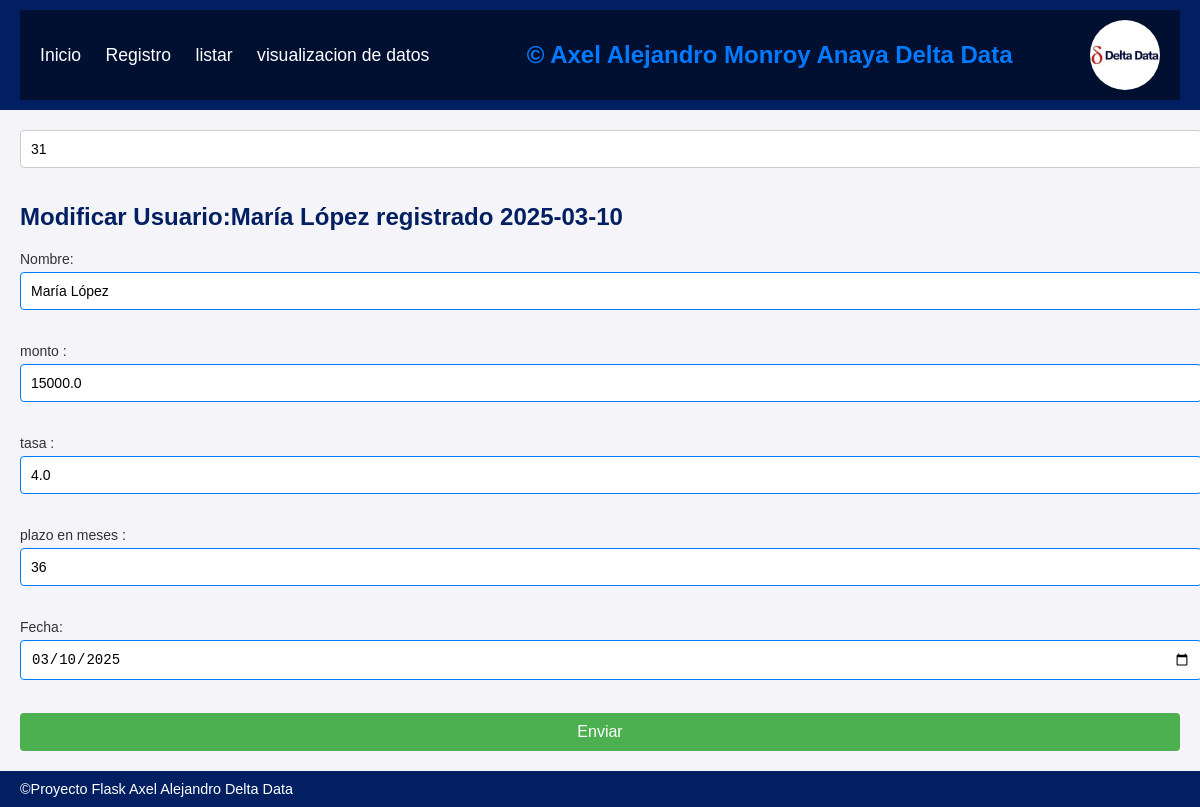
/modificar/modificar/31, run on the app's committed database.
### tables this page shows
CREATE TABLE "creditos" (
	"id"	INTEGER NOT NULL,
	"cliente"	TEXT,
	"tasa_interes"	REAL,
	"plazo"	INTEGER,
	"fecha_otorgamiento"	DATE,
	"monto"	REAL,
	PRIMARY KEY("id" AUTOINCREMENT)
);

### routes/modificar.py (the view)
@modificar.route('/modificar/<int:id>', methods=['GET', 'POST'])
def mod(id):
    db = get_db()
    if request.method == 'POST':
        nombre = request.form['nombre']
        monto = request.form['monto']
        tasa = request.form['tasa']
        plazo = request.form['plazo']
        fecha = request.form['fecha']
        db = get_db()
        cursor = db.cursor()
        flash(f"se ha guardado correctamente el registro de {nombre} el dia {fecha}")
        cursor.execute("""
                    UPDATE creditos
                    SET cliente = ?, tasa_interes = ?, plazo = ?, fecha_otorgamiento = ?, monto = ?
                    WHERE id = ?
                """, (nombre, tasa, plazo, fecha, monto, id))
        db.commit()
        db.close()
        return redirect(url_for('listar.lista'))
    else:
        cursor = db.cursor()
        cursor.execute(f"SELECT * FROM creditos WHERE id = {id}")
        creditos = cursor.fetchall()
        db.close()
        return render_template('registro.html',credito = creditos[0])

### routes/modificar.py (called while the page is built)
def get_db():
    return sqlite3.connect(DATABASE)

### templates/registro.html (shortened to what this page needs)
{% extends "layout.html" %}
{% block style %} <link rel="stylesheet" href="{{ url_for('static', filename='/css/registro.css') }}"> {% endblock %}
{% block content %}
    {% if credito %}
        <input type="number" id="id" name="id" value="{{ credito.0 }}" readonly>
        <h2>Modificar Usuario:{{credito.1}} registrado {{credito.4}}</h2>
    {% else %}
        <h1>registro</h1>
    {% endif %}
    <form action="" method="POST">
        <label for="nombre">Nombre:</label>
        <input type="text" id="nombre" name="nombre" required {% if credito %}value="{{credito.1}}"{% endif %}>
        <br><br>
        <label for="monto">monto :</label>
        <input type="number" step="any" min="0" id="monto" name="monto" required {% if credito %}value="{{credito.5}}"{% endif %}>
        <br><br>
        <label for="tasa de interes">tasa :</label>
        <input type="number" step="any" min="0" id="tasa" name="tasa" required {% if credito %}value="{{credito.2}}"{% endif %}>
        <br><br>
        <label for="plazo">plazo en meses :</label>
        <input type="number" min="0" id="plazo" name="plazo" required {% if credito %}value="{{credito.3}}"{% endif %}>
        <br><br>
        <label for="fecha">Fecha:</label>
        <input type="date" id="fecha" name="fecha" required {% if credito %}value="{{credito.4}}"{% endif %}>
        <br><br>
        <button type="submit">Enviar</button>
    </form>
{% endblock %}

### static/css/styles.css (style rules this page uses)
body { font-family: Arial, sans-serif; background-color: #f4f4f9; color: #021F61; margin: 0; padding: 0; }

### static/css/registro.css (style rules this page uses)
label { font-size: 14px; color: #333; display: block; margin-bottom: 5px; }
input[type="text"], input[type="number"], input[type="date"] { width: 100%; padding: 10px; margin-bottom: 15px; border: 1px solid #ccc; border-radius: 4px; font-size: 14px; }
button[type="submit"] { background-color: #4CAF50; color: white; padding: 10px 20px; border: none; border-radius: 4px; cursor: pointer; font-size: 16px; width: 100%; transition: background-color 0.3s ease; }
input[required] { border-color: #007bff; }

### data on the page
creditos: id "31", cliente "María López", fecha_otorgamiento "2025-03-10", nombre "María López", monto "15000.0", tasa "4.0", plazo "36", fecha "03/10/2025"
